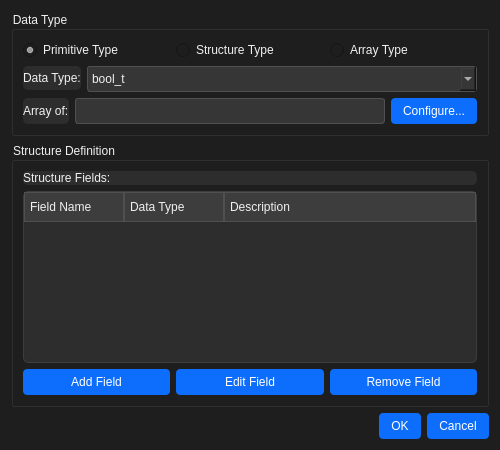
<?xml version="1.0" encoding="UTF-8"?>
<ui version="4.0">
 <class>DataTypeSelectionDialog</class>
 <widget class="QDialog" name="DataTypeSelectionDialog">
  <property name="geometry">
   <rect>
    <x>0</x>
    <y>0</y>
    <width>500</width>
    <height>450</height>
   </rect>
  </property>
  <property name="windowTitle">
   <string>Data Type Selection</string>
  </property>
  <property name="styleSheet">
   <string notr="true">/* Dark theme stylesheet */
QDialog, QWidget {
    background-color: #1e1e1e;
    color: #f0f0f0;
}

QLabel {
    color: #f0f0f0;
}

QFrame {
    background-color: #2d2d2d;
    border-radius: 5px;
}

QPushButton {
    background-color: #0d6efd;
    color: white;
    border: none;
    padding: 6px 12px;
    border-radius: 4px;
}

QPushButton:hover {
    background-color: #0b5ed7;
}

QPushButton:pressed {
    background-color: #0a58ca;
}

QTabWidget::pane {
    border: 1px solid #3d3d3d;
    background-color: #1e1e1e;
    border-radius: 5px;
}

QTabBar::tab {
    background-color: #2d2d2d;
    color: #f0f0f0;
    padding: 8px 16px;
    border-top-left-radius: 4px;
    border-top-right-radius: 4px;
    border: 1px solid #3d3d3d;
    border-bottom: none;
    margin-right: 2px;
}

QTabBar::tab:selected {
    background-color: #0d6efd;
    color: white;
}

QTabBar::tab:hover {
    background-color: #3d3d3d;
}

QTabBar::tab:selected:hover {
    background-color: #0b5ed7;
}

QTreeWidget, QListWidget {
    background-color: #2d2d2d;
    alternate-background-color: #363636;
    border: 1px solid #3d3d3d;
}

QHeaderView::section {
    background-color: #3d3d3d;
    color: #f0f0f0;
    padding: 5px;
    border: 1px solid #505050;
}

QLineEdit, QPlainTextEdit, QSpinBox, QDoubleSpinBox, QComboBox {
    background-color: #363636;
    border: 1px solid #505050;
    color: #f0f0f0;
    padding: 4px;
    border-radius: 3px;
}

QLineEdit:focus, QPlainTextEdit:focus, QSpinBox:focus, QDoubleSpinBox:focus, QComboBox:focus {
    border: 1px solid #0d6efd;
}

QDialogButtonBox {
    background-color: #1e1e1e;
    border-top: 1px solid #505050;
    padding-top: 15px;
}</string>
  </property>
  <layout class="QVBoxLayout" name="main_layout">
   <item>
    <widget class="QGroupBox" name="type_group">
     <property name="title">
      <string>Data Type</string>
     </property>
     <layout class="QVBoxLayout" name="type_layout">
      <item>
       <layout class="QHBoxLayout" name="radio_layout">
        <item>
         <widget class="QRadioButton" name="primitive_radio">
          <property name="text">
           <string>Primitive Type</string>
          </property>
          <property name="checked">
           <bool>true</bool>
          </property>
         </widget>
        </item>
        <item>
         <widget class="QRadioButton" name="struct_radio">
          <property name="text">
           <string>Structure Type</string>
          </property>
         </widget>
        </item>
        <item>
         <widget class="QRadioButton" name="array_radio">
          <property name="text">
           <string>Array Type</string>
          </property>
         </widget>
        </item>
       </layout>
      </item>
      <item>
       <layout class="QFormLayout" name="form_layout">
        <item row="0" column="0">
         <widget class="QLabel" name="type_label">
          <property name="text">
           <string>Data Type:</string>
          </property>
         </widget>
        </item>
        <item row="0" column="1">
         <widget class="QComboBox" name="type_combo">
          <item>
           <property name="text">
            <string>bool_t</string>
           </property>
          </item>
          <item>
           <property name="text">
            <string>uint8</string>
           </property>
          </item>
          <item>
           <property name="text">
            <string>uint16</string>
           </property>
          </item>
          <item>
           <property name="text">
            <string>uint32</string>
           </property>
          </item>
          <item>
           <property name="text">
            <string>uint64</string>
           </property>
          </item>
          <item>
           <property name="text">
            <string>sint8</string>
           </property>
          </item>
          <item>
           <property name="text">
            <string>sint16</string>
           </property>
          </item>
          <item>
           <property name="text">
            <string>sint32</string>
           </property>
          </item>
          <item>
           <property name="text">
            <string>sint64</string>
           </property>
          </item>
          <item>
           <property name="text">
            <string>char_t</string>
           </property>
          </item>
          <item>
           <property name="text">
            <string>float32</string>
           </property>
          </item>
          <item>
           <property name="text">
            <string>float64</string>
           </property>
          </item>
         </widget>
        </item>
       </layout>
      </item>
      <item>
       <layout class="QHBoxLayout" name="array_layout">
        <item>
         <widget class="QLabel" name="array_type_label">
          <property name="visible">
           <bool>false</bool>
          </property>
          <property name="text">
           <string>Array of:</string>
          </property>
         </widget>
        </item>
        <item>
         <widget class="QLineEdit" name="array_display">
          <property name="visible">
           <bool>false</bool>
          </property>
          <property name="readOnly">
           <bool>true</bool>
          </property>
         </widget>
        </item>
        <item>
         <widget class="QPushButton" name="configure_array_button">
          <property name="visible">
           <bool>false</bool>
          </property>
          <property name="text">
           <string>Configure...</string>
          </property>
         </widget>
        </item>
       </layout>
      </item>
     </layout>
    </widget>
   </item>
   <item>
    <widget class="QGroupBox" name="struct_group">
     <property name="visible">
      <bool>false</bool>
     </property>
     <property name="title">
      <string>Structure Definition</string>
     </property>
     <layout class="QVBoxLayout" name="struct_layout">
      <item>
       <widget class="QLabel" name="struct_fields_label">
        <property name="text">
         <string>Structure Fields:</string>
        </property>
       </widget>
      </item>
      <item>
       <widget class="QTreeWidget" name="struct_fields_tree">
        <property name="alternatingRowColors">
         <bool>true</bool>
        </property>
        <column>
         <property name="text">
          <string>Field Name</string>
         </property>
        </column>
        <column>
         <property name="text">
          <string>Data Type</string>
         </property>
        </column>
        <column>
         <property name="text">
          <string>Description</string>
         </property>
        </column>
       </widget>
      </item>
      <item>
       <layout class="QHBoxLayout" name="field_buttons_layout">
        <item>
         <widget class="QPushButton" name="add_field_button">
          <property name="text">
           <string>Add Field</string>
          </property>
         </widget>
        </item>
        <item>
         <widget class="QPushButton" name="edit_field_button">
          <property name="text">
           <string>Edit Field</string>
          </property>
         </widget>
        </item>
        <item>
         <widget class="QPushButton" name="remove_field_button">
          <property name="text">
           <string>Remove Field</string>
          </property>
         </widget>
        </item>
       </layout>
      </item>
     </layout>
    </widget>
   </item>
   <item>
    <layout class="QHBoxLayout" name="button_layout">
     <item>
      <spacer name="horizontalSpacer">
       <property name="orientation">
        <enum>Qt::Horizontal</enum>
       </property>
       <property name="sizeHint" stdset="0">
        <size>
         <width>40</width>
         <height>20</height>
        </size>
       </property>
      </spacer>
     </item>
     <item>
      <widget class="QPushButton" name="ok_button">
       <property name="text">
        <string>OK</string>
       </property>
      </widget>
     </item>
     <item>
      <widget class="QPushButton" name="cancel_button">
       <property name="text">
        <string>Cancel</string>
       </property>
      </widget>
     </item>
    </layout>
   </item>
  </layout>
 </widget>
 <resources/>
 <connections/>
</ui>
